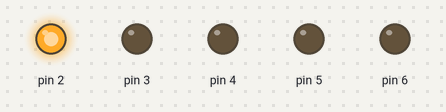
A sketch run on a simulated Arduino Uno, built with avr-gcc and run on an emulated ATmega328P. Shown: output pins drawn as LEDs (lit = HIGH).

Above: at 0.05 s.
At 0.65 s:
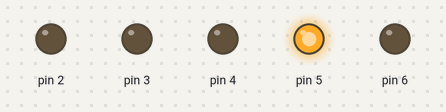
At 1.15 s:
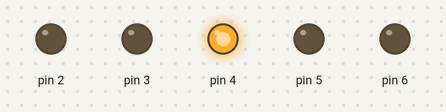
At 1.75 s:
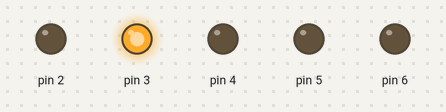
At 2.3 s:
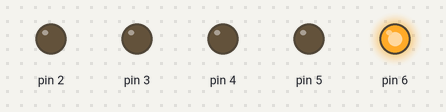
Timing chart, 0 to 3.0 s (numbered marks = the images above):
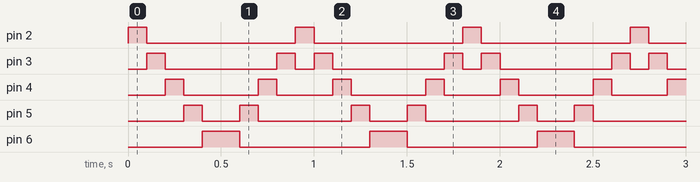

The sketch:

DiodeWaves.ino
```cpp
int delay_ = 100;

void setup() {
  for (int i = 2; i <= 6; i++)
  {
    pinMode(i, OUTPUT);
  }
}

void loop() {
  for (int i = 2; i <= 6; i++)
  {
    digitalWrite(i, HIGH);
    delay(delay_);
    digitalWrite(i, LOW);
  }

  for (int i = 6; i >= 3; i--)
  {
    digitalWrite(i, HIGH);
    delay(delay_);
    digitalWrite(i, LOW);
  }

}
```

Measured:
- by itself, pin 2: alternates HIGH for 0.10 s and LOW for 0.80 s
- by itself, pin 3: repeats every 0.90 s: LOW 0.60 s, HIGH 0.10 s, LOW 0.10 s, HIGH 0.10 s
- by itself, pin 4: repeats every 0.90 s: LOW 0.40 s, HIGH 0.10 s, LOW 0.30 s, HIGH 0.10 s
- by itself, pin 5: repeats every 0.90 s: LOW 0.20 s, HIGH 0.10 s, LOW 0.50 s, HIGH 0.10 s
- by itself, pin 6: alternates HIGH for 0.20 s and LOW for 0.70 s
